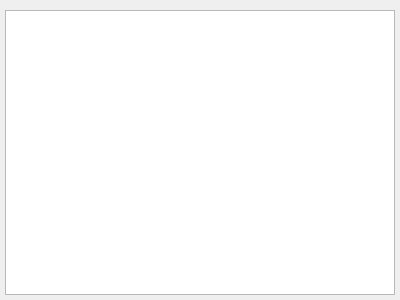
<?xml version="1.0" encoding="UTF-8"?>
<ui version="4.0">
 <class>RelaysWidget</class>
 <widget class="QWidget" name="RelaysWidget">
  <property name="geometry">
   <rect>
    <x>0</x>
    <y>0</y>
    <width>400</width>
    <height>300</height>
   </rect>
  </property>
  <property name="sizePolicy">
   <sizepolicy hsizetype="Expanding" vsizetype="Expanding">
    <horstretch>0</horstretch>
    <verstretch>0</verstretch>
   </sizepolicy>
  </property>
  <property name="windowTitle">
   <string>Form</string>
  </property>
  <layout class="QVBoxLayout" name="verticalLayout">
   <property name="spacing">
    <number>5</number>
   </property>
   <property name="leftMargin">
    <number>5</number>
   </property>
   <property name="topMargin">
    <number>5</number>
   </property>
   <property name="rightMargin">
    <number>5</number>
   </property>
   <property name="bottomMargin">
    <number>5</number>
   </property>
   <item>
    <widget class="qf::qmlwidgets::TableViewToolBar" name="tblRelaysToolBar" native="true"/>
   </item>
   <item>
    <widget class="qf::qmlwidgets::TableView" name="tblRelays"/>
   </item>
  </layout>
 </widget>
 <customwidgets>
  <customwidget>
   <class>qf::qmlwidgets::TableView</class>
   <extends>QTableView</extends>
   <header location="global">qf/qmlwidgets/tableview.h</header>
  </customwidget>
  <customwidget>
   <class>qf::qmlwidgets::TableViewToolBar</class>
   <extends>QWidget</extends>
   <header location="global">qf/qmlwidgets/tableviewtoolbar.h</header>
   <container>1</container>
  </customwidget>
 </customwidgets>
 <resources/>
 <connections/>
</ui>
